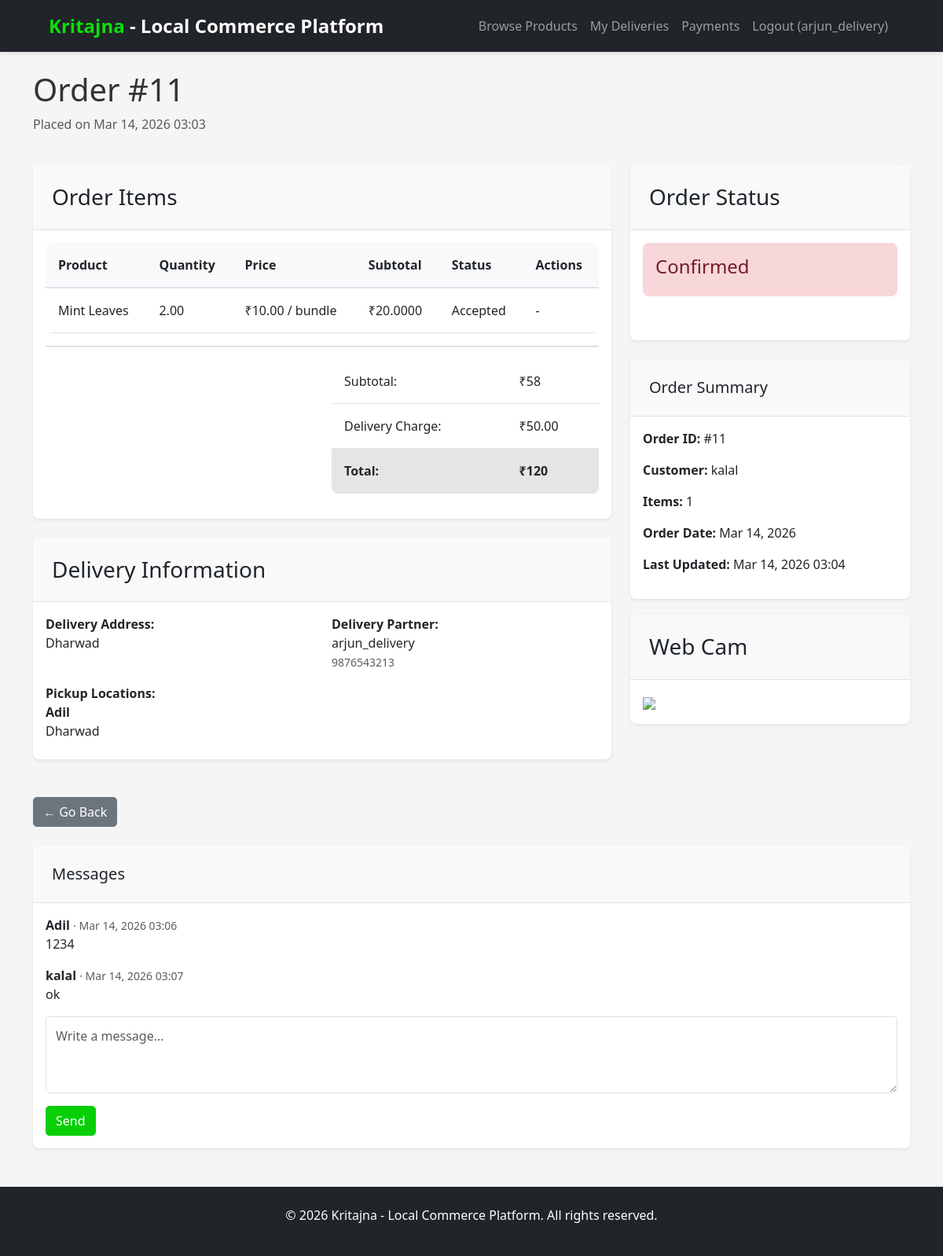
Page /orders/11/ (signed in) on the committed database.
### users/models.py (models this page shows, shortened)
class User(AbstractUser):
    ROLE_CHOICES = [
        ('customer', 'Customer'),
        ('farmer', 'Farmer'),
        ('delivery_partner', 'Delivery Partner'),
    ]
    role = models.CharField(max_length=20, choices=ROLE_CHOICES, default='customer')
    location = models.CharField(max_length=255, blank=True)
    phone_number = models.CharField(max_length=15, blank=True)
    farmer_id = models.CharField(max_length=50, unique=True, blank=True, null=True)
    subscription_paid = models.BooleanField(default=False)
    subscription_amount = models.DecimalField(max_digits=10, decimal_places=2, default=0.00)
    subscription_date = models.DateTimeField(null=True, blank=True)
    class Meta:
        verbose_name = "User"
        verbose_name_plural = "Users"

### orders/models.py (models this page shows, shortened)
class Order(models.Model):
    STATUS_CHOICES = [
        ('pending', 'Pending'),
        ('confirmed', 'Confirmed'),
        ('in_delivery', 'In Delivery'),
        ('delivered', 'Delivered'),
        ('cancelled', 'Cancelled'),
    ]
    customer = models.ForeignKey(User, on_delete=models.CASCADE, related_name='orders', limit_choices_to={'role': 'customer'})
    delivery_partner = models.ForeignKey(User, on_delete=models.SET_NULL, null=True, blank=True, related_name='deliveries', limit_choices_to={'role': 'delivery_partner'})
    customer_location = models.CharField(max_length=255)
    total_amount = models.DecimalField(max_digits=10, decimal_places=2, default=0.00)
    delivery_charge = models.DecimalField(max_digits=10, decimal_places=2, default=50.00)
    status = models.CharField(max_length=20, choices=STATUS_CHOICES, default='pending')
    created_at = models.DateTimeField(auto_now_add=True)
    updated_at = models.DateTimeField(auto_now=True)
    class Meta:
        ordering = ['-created_at']

class OrderItem(models.Model):
    order = models.ForeignKey(Order, on_delete=models.CASCADE, related_name='items')
    product = models.ForeignKey(Product, on_delete=models.CASCADE)
    STATUS_PENDING = 'pending'
    STATUS_ACCEPTED = 'accepted'
    STATUS_REJECTED = 'rejected'
    STATUS_CHOICES = [
        (STATUS_PENDING, 'Pending'),
        (STATUS_ACCEPTED, 'Accepted'),
        (STATUS_REJECTED, 'Rejected'),
    ]
    quantity = models.DecimalField(max_digits=10, decimal_places=2)  # allow fractional quantities like 0.5 kg
    price_per_unit = models.DecimalField(max_digits=10, decimal_places=2)  # price per unit at time of order
    status = models.CharField(max_length=10, choices=STATUS_CHOICES, default=STATUS_PENDING)
    def get_subtotal(self):
        return self.quantity * self.price_per_unit

class OrderMessage(models.Model):
    order = models.ForeignKey(Order, on_delete=models.CASCADE, related_name='messages')
    sender = models.ForeignKey(User, on_delete=models.CASCADE)
    content = models.TextField()
    created_at = models.DateTimeField(auto_now_add=True)
    class Meta:
        ordering = ['created_at']

### products/models.py (models this page shows, shortened)
class Product(models.Model):
    farmer = models.ForeignKey(User, on_delete=models.CASCADE, limit_choices_to={'role': 'farmer'}, related_name='products')
    name = models.CharField(max_length=200)
    description = models.TextField()
    price = models.DecimalField(max_digits=10, decimal_places=2)
    price_per_unit = models.DecimalField(max_digits=10, decimal_places=2, default=0.00)
    UNIT_KG = 'kg'
    UNIT_LITER = 'liter'
    UNIT_BUNDLE = 'bundle'
    UNIT_PIECE = 'piece'
    UNIT_CHOICES = [
        (UNIT_KG, 'kg'),
        (UNIT_LITER, 'liter'),
        (UNIT_BUNDLE, 'bundle'),
        (UNIT_PIECE, 'piece'),
    ]
    unit = models.CharField(max_length=20, choices=UNIT_CHOICES, default=UNIT_KG)
    unit_obj = models.ForeignKey('Unit', on_delete=models.SET_NULL, null=True, blank=True, related_name='products')
    quantity = models.DecimalField(max_digits=10, decimal_places=2, default=0)
    location = models.CharField(max_length=255)
    image = models.ImageField(upload_to='products/', blank=True, null=True)
    sold_out = models.BooleanField(default=False)
    created_at = models.DateTimeField(auto_now_add=True)
    updated_at = models.DateTimeField(auto_now=True)
    category = models.ForeignKey('Category', on_delete=models.SET_NULL, null=True, blank=True, related_name='products')
    class Meta:
        ordering = ['-created_at']

class Unit(models.Model):
    name = models.CharField(max_length=50, unique=True)
    slug = models.SlugField(max_length=60, unique=True)
    code = models.CharField(max_length=10, blank=True, null=True)
    class Meta:
        ordering = ['name']

### orders/views.py (the view, shortened to what this page needs)
# urls.py: path('<int:pk>/', views.order_detail, name='order_detail'),
@login_required(login_url='login')
def order_detail(request, pk):
    order = get_object_or_404(Order, pk=pk)
    user = request.user
    can_message = False
    if user == order.customer or user == order.delivery_partner:
        can_message = True
    if getattr(user, 'role', None) == 'farmer' and order.items.filter(product__farmer=user).exists():
        can_message = True
    context = {
        'order': order,
        'can_message': can_message,
    }
    return render(request, 'orders/detail.html', context)

### templates/orders/detail.html (shortened to what this page needs)
{% extends 'base.html' %}
{% block content %}
<div class="row mb-4">
    <div class="col-md-12">
        <h1>Order #{{ order.id }}</h1>
        <p class="text-muted">Placed on {{ order.created_at|date:"M d, Y H:i" }}</p>
    </div>
</div>
<div class="row">
    <div class="col-md-8">
        <div class="card mb-4">
            <div class="card-header">
                <h3 class="mb-0">Order Items</h3>
            </div>
            <div class="card-body">
                <table class="table">
                    <thead>
                        <tr>
                            <th>Product</th>
                            <th>Quantity</th>
                            <th>Price</th>
                            <th>Subtotal</th>
                            <th>Status</th>
                            <th>Actions</th>
                        </tr>
                    </thead>
                    <tbody>
                        {% for item in order.items.all %}
                            <tr>
                                <td>{{ item.product.name }}</td>
                                <td>{{ item.quantity }}</td>
                                <td>
                                    ₹{{ item.price_per_unit }} /
                                    {% if item.product.unit_obj %}{{ item.product.unit_obj.code|default:item.product.unit_obj.name }}{% else %}{{ item.product.unit }}{% endif %}
                                </td>
                                <td>₹{{ item.get_subtotal }}</td>
                                <td>{{ item.get_status_display }}</td>
                                <td>
                                    {% if user.role == 'farmer' and item.product.farmer == user and item.status == 'pending' %}
                                        <form method="post" action="{% url 'farmer_accept_item' item.pk %}" style="display:inline">
                                            {% csrf_token %}
                                            <button class="btn btn-sm btn-success">Accept</button>
                                        </form>
                                        <form method="post" action="{% url 'farmer_reject_item' item.pk %}" style="display:inline">
                                            {% csrf_token %}
                                            <button class="btn btn-sm btn-danger">Reject</button>
                                        </form>
                                    {% else %}
                                        -
                                    {% endif %}
                                </td>
                            </tr>
                        {% endfor %}
                    </tbody>
                </table>
                <hr>
                <div class="row">
                    <div class="col-md-6 offset-md-6">
                        <table class="table table-sm">
                            <tr>
                                <td>Subtotal:</td>
                                <td class="text-right">
                                    ₹{% widthratio order.total_amount order.delivery_charge|add:order.total_amount 100 %}
                                </td>
                            </tr>
                            <tr>
                                <td>Delivery Charge:</td>
                                <td class="text-right">₹{{ order.delivery_charge }}</td>
                            </tr>
                            <tr class="table-active">
                                <td><strong>Total:</strong></td>
                                <td class="text-right"><strong>₹{{ order.total_amount|add:order.delivery_charge }}</strong></td>
                            </tr>
                        </table>
                    </div>
                </div>
            </div>
        </div>
        <div class="card mb-4">
            <div class="card-header">
                <h3 class="mb-0">Delivery Information</h3>
            </div>
            <div class="card-body">
                <div class="row mb-3">
                    <div class="col-md-6">
                        <strong>Delivery Address:</strong><br>
                        {{ order.customer_location }}
                    </div>
                    <div class="col-md-6">
                        {% if order.delivery_partner %}
                            <strong>Delivery Partner:</strong><br>
                            {{ order.delivery_partner.username }}<br>
                            <small class="text-muted">{{ order.delivery_partner.phone_number }}</small>
                        {% else %}
                            <strong>Delivery Partner:</strong><br>
                            <span class="badge bg-warning">Not Assigned</span>
                        {% endif %}
                    </div>
                </div>
                {% if user == order.delivery_partner %}
                    <div class="row">
                        <div class="col-md-6">
                            <strong>Pickup Locations:</strong><br>
                            {% for item in order.items.all %}
                                <div class="mb-2">
                                    <strong>{{ item.product.farmer.username }}</strong><br>
                                    {{ item.product.farmer.location }}
                                </div>
                            {% endfor %}
                        </div>
                    </div>
                {% endif %}
            </div>
        </div>
    </div>
    <div class="col-md-4">
        <div class="card mb-4">
            <div class="card-header">
                <h3 class="mb-0">Order Status</h3>
            </div>
            <div class="card-body">
                <div class="alert alert-{% if order.status == 'delivered' %}success{% elif order.status == 'pending' %}warning{% elif order.status == 'in_delivery' %}info{% else %}danger{% endif %}">
                    <h4>{{ order.get_status_display }}</h4>
                </div>
            </div>
        </div>
        <div class="card">
            <div class="card-header">
                <h5 class="mb-0">Order Summary</h5>
            </div>
            <div class="card-body">
                <p><strong>Order ID:</strong> #{{ order.id }}</p>
                <p><strong>Customer:</strong> {{ order.customer.username }}</p>
                <p><strong>Items:</strong> {{ order.items.count }}</p>
                <p><strong>Order Date:</strong> {{ order.created_at|date:"M d, Y" }}</p>
                <p><strong>Last Updated:</strong> {{ order.updated_at|date:"M d, Y H:i" }}</p>
            </div>
        </div>
        <div class="card mb-4" style="margin-top: 20px;">
            <div class="card-header">
                <h3 class="mb-0">Web Cam</h3>
            </div>
            <div class="card-body">
                <a href="https://pirtchats.netlify.app/" target="_blank"><img src="https://encrypted-tbn0.gstatic.com/images?q=tbn:ANd9GcSUPBSfKwPYx1fs2YbOJcrvOXpQy3sfUyDMOg&s" width="60px"></a>
            </div>
        </div>
    </div>
</div>
<div class="row mt-4">
    <div class="col-md-12">
        <a href="javascript:history.back()" class="btn btn-secondary">← Go Back</a>
    </div>
</div>
<div class="row mt-4">
    <div class="col-md-12">
        <div class="card">
            <div class="card-header">
                <h5 class="mb-0">Messages</h5>
            </div>
            <div class="card-body">
                {% for msg in order.messages.all %}
                    <div class="mb-3">
                        <strong>{{ msg.sender.username }}</strong>
                        <small class="text-muted"> · {{ msg.created_at|date:"M d, Y H:i" }}</small>
                        <div>{{ msg.content }}</div>
                    </div>
                {% empty %}
                    <p class="text-muted">No messages yet.</p>
                {% endfor %}
                {% if can_message %}
                    <form method="post" action="{% url 'post_order_message' order.pk %}">
                        <div class="mb-3">
                            <textarea name="message" class="form-control" rows="3" placeholder="Write a message..."></textarea>
                        </div>
                        <button class="btn btn-primary">Send</button>
                    </form>
                {% endif %}
            </div>
        </div>
    </div>
</div>
{% endblock %}

### templates/base.html (shortened to what this page needs)
{% load static %}
<!DOCTYPE html>
<html lang="en">
<head>
    <link href="https://cdn.jsdelivr.net/npm/bootstrap@5.3.0/dist/css/bootstrap.min.css" rel="stylesheet">
    <link rel="stylesheet" href="{% static 'css/style.css' %}">
</head>
<body>
    <nav class="navbar navbar-expand-lg navbar-dark bg-dark">
        <div class="container-fluid">
            <a class="navbar-brand" href="{% url 'home' %}">
                <strong style="color: rgb(10, 224, 10);">Kritajna</strong> - Local Commerce Platform
            </a>
            <div class="collapse navbar-collapse" id="navbarNav">
                <ul class="navbar-nav ms-auto" >
                    <li class="nav-item">
                        <a class="nav-link" href="{% url 'browse_products' %}">Browse Products</a>
                    </li>
                    {% if user.is_authenticated %}
                        {% if user.role == 'farmer' %}
                            <li class="nav-item">
                                <a class="nav-link" href="{% url 'farmer_dashboard' %}">My Dashboard</a>
                            </li>
                            <li class="nav-item">
                                <a class="nav-link" href="{% url 'add_product' %}">Add Product</a>
                            </li>
                        {% elif user.role == 'delivery_partner' %}
                            <li class="nav-item">
                                <a class="nav-link" href="{% url 'delivery_orders' %}">My Deliveries</a>
                            </li>
                        {% endif %}
                        <li class="nav-item">
                            <a class="nav-link" href="{% url 'payment_history' %}">Payments</a>
                        </li>
                        <li class="nav-item">
                            <a class="nav-link" href="{% url 'logout' %}">Logout ({{ user.username }})</a>
                        </li>
                    {% endif %}
                </ul>
            </div>
        </div>
    </nav>
    <div class="container my-4">
        {% block content %}{% endblock %}
    </div>
    <footer class="bg-dark text-white text-center py-4 mt-5">
        <p>&copy; 2026 Kritajna - Local Commerce Platform. All rights reserved.</p>
    </footer>
</body>
</html>

### rows in the picture
User: username "arjun_delivery"
Order: id "11", created_at "Mar 14, 2026 03:03", total_amount+delivery_charge "58", delivery_charge "50.00", total_amount|add "120", customer_location "Dharwad", delivery_partner.username "arjun_delivery", delivery_partner.phone_number "9876543213", status "Confirmed", customer.username "kalal", items.count "1", created_at "Mar 14, 2026", updated_at "Mar 14, 2026 03:04"
OrderItem: product.name "Mint Leaves", quantity "2.00", price_per_unit "10.00", product.unit_obj.code "bundle", get_subtotal "20.0000", status "Accepted", product.farmer.username "Adil", product.farmer.location "Dharwad"
OrderMessage: sender.username "Adil", created_at "Mar 14, 2026 03:06", content "1234"
OrderMessage: sender.username "kalal", created_at "Mar 14, 2026 03:07", content "ok"
